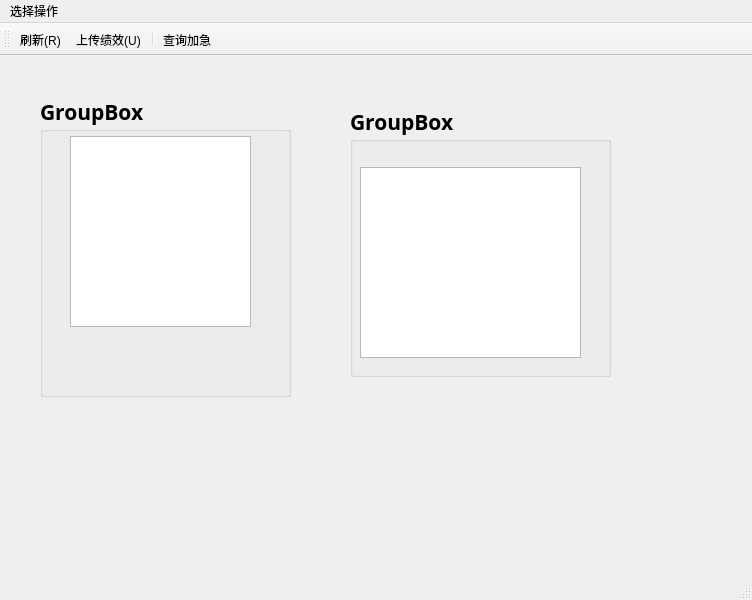
<?xml version="1.0" encoding="UTF-8"?>
<ui version="4.0">
 <class>chefWindow</class>
 <widget class="QMainWindow" name="chefWindow">
  <property name="geometry">
   <rect>
    <x>0</x>
    <y>0</y>
    <width>752</width>
    <height>600</height>
   </rect>
  </property>
  <property name="windowTitle">
   <string>MainWindow</string>
  </property>
  <widget class="QWidget" name="centralwidget">
   <widget class="QGroupBox" name="box1">
    <property name="geometry">
     <rect>
      <x>40</x>
      <y>40</y>
      <width>251</width>
      <height>301</height>
     </rect>
    </property>
    <property name="font">
     <font>
      <family>Weibei SC</family>
      <pointsize>16</pointsize>
      <weight>75</weight>
      <bold>true</bold>
     </font>
    </property>
    <property name="title">
     <string>GroupBox</string>
    </property>
    <widget class="QTableWidget" name="table1">
     <property name="geometry">
      <rect>
       <x>30</x>
       <y>40</y>
       <width>181</width>
       <height>191</height>
      </rect>
     </property>
    </widget>
   </widget>
   <widget class="QGroupBox" name="box2">
    <property name="geometry">
     <rect>
      <x>350</x>
      <y>50</y>
      <width>261</width>
      <height>271</height>
     </rect>
    </property>
    <property name="font">
     <font>
      <family>Weibei SC</family>
      <pointsize>16</pointsize>
      <weight>75</weight>
      <bold>true</bold>
     </font>
    </property>
    <property name="title">
     <string>GroupBox</string>
    </property>
    <widget class="QTableWidget" name="table2">
     <property name="geometry">
      <rect>
       <x>10</x>
       <y>61</y>
       <width>221</width>
       <height>191</height>
      </rect>
     </property>
    </widget>
   </widget>
  </widget>
  <widget class="QMenuBar" name="menubar">
   <property name="geometry">
    <rect>
     <x>0</x>
     <y>0</y>
     <width>752</width>
     <height>25</height>
    </rect>
   </property>
   <widget class="QMenu" name="menu">
    <property name="title">
     <string>选择操作</string>
    </property>
    <addaction name="action_R"/>
    <addaction name="action_U"/>
    <addaction name="action_F"/>
   </widget>
   <addaction name="menu"/>
  </widget>
  <widget class="QStatusBar" name="statusbar"/>
  <widget class="QToolBar" name="toolBar">
   <property name="windowTitle">
    <string>toolBar</string>
   </property>
   <property name="iconSize">
    <size>
     <width>30</width>
     <height>30</height>
    </size>
   </property>
   <attribute name="toolBarArea">
    <enum>TopToolBarArea</enum>
   </attribute>
   <attribute name="toolBarBreak">
    <bool>false</bool>
   </attribute>
   <addaction name="action_R"/>
   <addaction name="action_U"/>
   <addaction name="separator"/>
   <addaction name="action_F"/>
  </widget>
  <action name="action_R">
   <property name="icon">
    <iconset resource="images.qrc">
     <normaloff>:/buttons/refresh-1.png</normaloff>:/buttons/refresh-1.png</iconset>
   </property>
   <property name="text">
    <string>刷新(&amp;R)</string>
   </property>
  </action>
  <action name="action_U">
   <property name="icon">
    <iconset resource="images.qrc">
     <normaloff>:/buttons/up-arrow-2.png</normaloff>:/buttons/up-arrow-2.png</iconset>
   </property>
   <property name="text">
    <string>上传绩效(&amp;U)</string>
   </property>
  </action>
  <action name="action_F">
   <property name="icon">
    <iconset resource="images.qrc">
     <normaloff>:/buttons/exclamation-mark.png</normaloff>:/buttons/exclamation-mark.png</iconset>
   </property>
   <property name="text">
    <string>查询加急</string>
   </property>
  </action>
 </widget>
 <resources>
  <include location="images.qrc"/>
 </resources>
 <connections/>
</ui>
